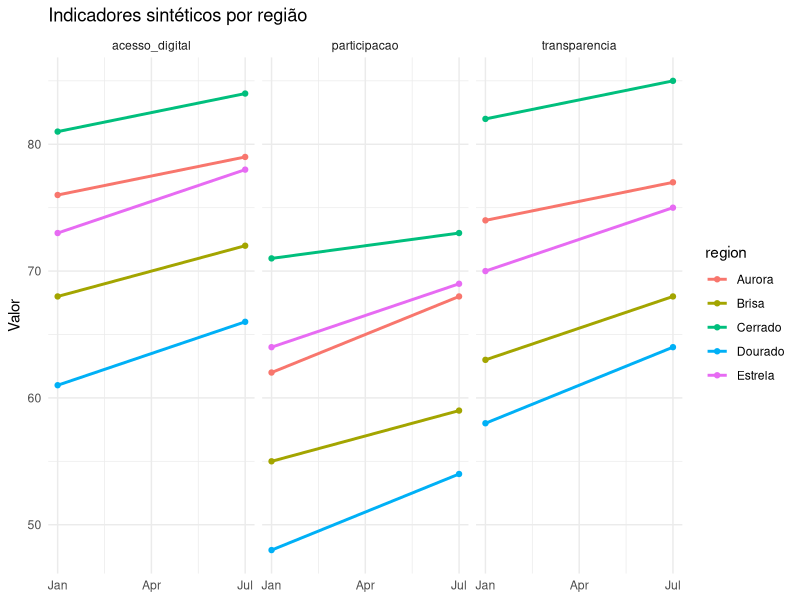

R code for this plot:
# Public Data Intelligence — análise inteiramente demonstrativa.
# install.packages(c("tidyverse", "shiny", "DT")) # uma única vez
library(tidyverse)
library(ggplot2)

dados <- read_csv("../data/synthetic_public_data.csv", show_col_types = FALSE) |>
  pivot_longer(c(participacao, acesso_digital, transparencia),
               names_to = "indicador", values_to = "valor")

resumo <- dados |> group_by(indicador, period) |>
  summarise(media = mean(valor), .groups = "drop")
print(resumo)

grafico <- ggplot(dados, aes(period, valor, colour = region, group = region)) +
  geom_line(linewidth = 1) + geom_point() + facet_wrap(~indicador) +
  labs(title = "Indicadores sintéticos por região", x = NULL, y = "Valor") +
  theme_minimal()
ggsave("analysis/indicadores.png", grafico, width = 10, height = 6)

# Execute com: shiny::runApp("analysis")
